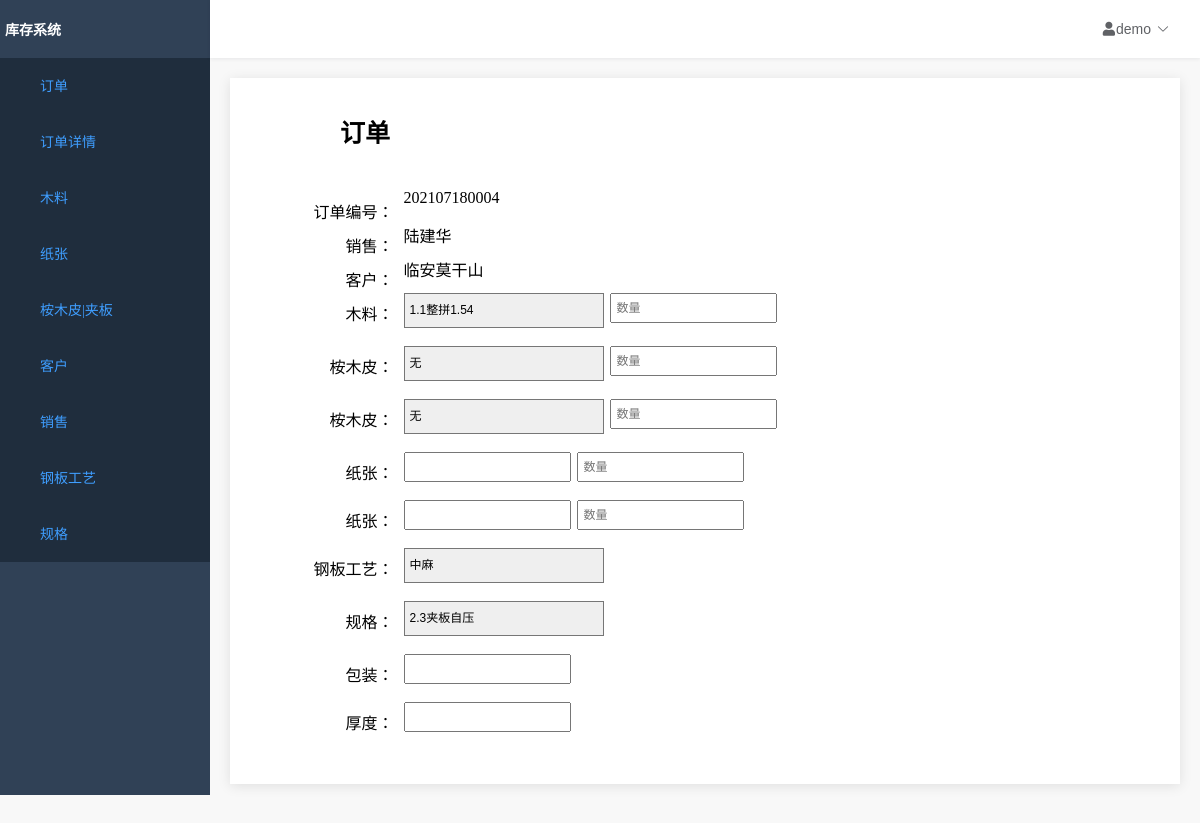
/home/order/add/148/, run on the app's committed database.
### order/models.py (models this page shows, shortened)
class OrderHeadModel(models.Model):
    id = models.AutoField(primary_key=True)
    order_number = models.IntegerField('订单编号', default=0)
    order_date = models.DateField('下单时间', default=now)
    delivery_date = models.DateField('交货时间', default=now)
    salesman = models.ForeignKey(
        SalesmanModel,
        verbose_name='销售员',
        on_delete=models.PROTECT, null=True)
    customer = models.ForeignKey(
        CustomerModel,
        verbose_name='厂家',
        on_delete=models.PROTECT, null=True)
    sure = models.BooleanField(
        '是否确认', default=False, blank=False, null=False)
    complete = models.BooleanField(
        '是否完成', default=False, blank=False, null=False)
    note = models.TextField('备注', max_length=256, default='')
    user = models.ForeignKey(
        User,
        verbose_name='作者',
        on_delete=models.PROTECT, null=True)
    created_time = models.DateTimeField('创建时间', default=now)
    last_mod_time = models.DateTimeField('修改时间', auto_now=True)
    objects = models.manager

### salesman/models.py (models this page shows, shortened)
class SalesmanModel(models.Model):
    id = models.AutoField(primary_key=True)
    name = models.TextField('名称', max_length=64, unique=True, null=False)
    phone = models.TextField('电话', max_length=64)
    note = models.TextField('备注', max_length=256, default='')
    enable = models.BooleanField(
        '是否使用', default=True, blank=False, null=False)
    created_time = models.DateTimeField('创建时间', default=now)
    last_mod_time = models.DateTimeField('修改时间', auto_now=True)
    objects = models.manager
    def __str__(self):
        return str(self.name)

### customer/models.py (models this page shows)
class CustomerModel(models.Model):
    id = models.AutoField(primary_key=True)
    name = models.TextField('名称', max_length=64, unique=True, null=False)
    address = models.TextField('地址', max_length=64)
    phone = models.TextField('电话', max_length=64)
    enable = models.BooleanField(
        '是否使用', default=True, blank=False, null=False)
    note = models.TextField('备注', max_length=256, default='')
    created_time = models.DateTimeField('创建时间', default=now)
    last_mod_time = models.DateTimeField('修改时间', auto_now=True)
    objects = models.manager
    def __str__(self):
        return self.name

### order/views.py (the view, shortened to what this page needs)
# urls.py: path('add/<int:pk>/', views.add_order, name='order_add'),
def add_order(request, pk):
    head = OrderHeadModel.objects.get(id=pk)
    if request.method == "GET":
        wood_list = WoodModel.objects.filter(enable=True).order_by('name')
        skin_list = SkinModel.objects.filter(enable=True).order_by('name')
        paper_list = PaperModel.objects.filter(enable=True).order_by('color')
        technology_list = TechnologyModel.objects.filter(enable=True).order_by('name')
        specification_list = SpecificationModel.objects.filter(enable=True).order_by('name')
        return render(request, 'order.html', context={'wood_list': wood_list, 'skin_list': skin_list,
                                                      'paper_list': paper_list, 'technology_list': technology_list,
                                                      'specification_list': specification_list, 'head': head, })

### InventorySystem/context_processor.py (called while the page is built)
def nav_list(request):
    func_list = []
    func_list.append(('订单', '/home/order/head/list'))
    func_list.append(('订单详情', '/home/order/list'))
    func_list.append(('木料', '/home/wood/list'))
    func_list.append(('纸张', '/home/paper/list'))
    func_list.append(('桉木皮|夹板', '/home/skin/list'))
    func_list.append(('客户', '/home/customer/list'))
    func_list.append(['销售', '/home/salesman/list'])
    func_list.append(('钢板工艺', '/home/process/technology/list'))
    func_list.append(('规格', '/home/process/specification/list'))
    return locals()

### paper/models.py (called while the page is built)
    def __str__(self):
        return '%s~%s~%s' % (self.color, self.type, self.factory)

### templates/order.html (shortened to what this page needs)
{% extends 'form.html' %}
{% block form %}
<form method="post" class="basic-grey">
    <h1>订单</h1>
    <label><span>订单编号：</span>
        {{ head.order_number }}
    </label>
    <label><span>销售：</span>
        {{ head.salesman }}
    </label>
    <label><span>客户：</span>
        {{ head.customer }}
    </label>
    <label>
        <span>木料：</span>
        <select name="wood">
            {% for m in wood_list %}
            <option value={{ m.id }}>{{ m.name }}</option>
            {%endfor%}
        </select>
        <input type="number" name="wood_count" placeholder="数量" onkeyup="value=value.replace(/[^\d]/g,'')"/>
    </label>
    <label>
        <span>桉木皮：</span>
        <select name="skin">
            <option value="">无</option>
        </select>
        <input type="number" name="skin_count" placeholder="数量" onkeyup="value=value.replace(/[^\d]/g,'')"/>
    </label>
    <label>
        <span>桉木皮：</span>
        <select name="other_skin">
            <option value="">无</option>
        </select>
        <input type="number" name="other_skin_count" placeholder="数量" onkeyup="value=value.replace(/[^\d]/g,'')"/>
    </label>
    <label>
        <span>纸张：</span>
        <input type="text" list="source" name="paper" autocomplete="off">
        <input type="number" name="paper_count" placeholder="数量" onkeyup="value=value.replace(/[^\d]/g,'')"/>
    </label>
    <label>
        <span>纸张：</span>
        <input type="text" list="other_paper_source" name="other_paper" autocomplete="off">
        <input type="number" name="other_paper_count" placeholder="数量" onkeyup="value=value.replace(/[^\d]/g,'')"/>
    </label>
    <label>
        <span>钢板工艺：</span>
        <select name="technology">
            {% for m in technology_list %}
            <option value={{ m.id }}>{{ m.name }}</option>
            {%endfor%}
        </select>
    </label>
    <label><span>规格：</span>
        <select name="specification">
            {% for m in specification_list %}
            <option value={{ m.id }}>{{ m.name }}</option>
            {%endfor%}
        </select>
    </label>
    <label><span>包装：</span><input type="text" name="package" value=""/></label>
    <label><span>厚度：</span><input type="text" name="thickness" value=""/></label>
</form>
{% endblock%}

### static/css/base.css (style rules this page uses)
body, #container { background-color: #f1f1f1; }

### static/css/index.css (style rules this page uses)
html, body { padding: 0px; margin: 0px; background-color: #f8f8f8; height: 100%; overflow: hidden; }

### templates/form.html (style rules this page uses)
.basic-grey { margin-left:50px; margin-right:auto; background: # F7F7F7; padding: 25px 15px 25px 10px; color: # 888; text-shadow: 1px 1px 1px # FFF; border:1px solid # E4E4E4; overflow-y:auto; max-height:600px }
.basic-grey h1 { font-size: 25px; padding: 0px 0px 10px 40px; display: block; border-bottom:1px solid # E4E4E4; margin: -10px -15px 30px -10px;; color: # 888; }
.basic-grey label { display: flex; margin: 0px; }
.basic-grey label>span { float: left; width: 10%; text-align: right; padding-right: 10px; margin-top: 10px; color: # 888; }
.basic-grey input[type="text"], .basic-grey input[type="number"], .basic-grey textarea, .basic-grey select { border: 1px solid # DADADA; color: # 888; height: 30px; margin-bottom: 16px; margin-right: 6px; margin-top: 2px; outline: 0 none; padding: 3px 3px 3px 5px; font-size: 12px; line-height:15px; box-shadow: inset 0px 1px 4px # ECECEC; -moz-box-shadow: inset 0px 1px 4px # ECECEC; -webkit-box-shadow: inset 0px 1px 4px # ECECEC; }
.basic-grey select { background: # FFF url('down-arrow.png') no-repeat right; background: # FFF url('down-arrow.png') no-repeat right); appearance:none; -webkit-appearance:none; -moz-appearance: none; text-indent: 0.01px; text-overflow: ''; width: 200px; height: 35px; line-height: 25px; }

### data on the page
OrderHeadModel: order_number "202107180004", salesman "陆建华", customer "临安莫干山"

### other printed values
{{ func.0 }} "订单" "订单详情" "木料" "纸张" "桉木皮|夹板" "客户" "销售" "钢板工艺" "规格"
form field wood "1.1整拼1.54"
form field technology "中麻"
form field specification "2.3夹板自压"
